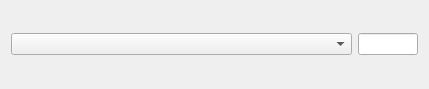
<?xml version="1.0" encoding="UTF-8"?>
<ui version="4.0">
 <class>QuestWidget</class>
 <widget class="QDialog" name="QuestWidget">
  <property name="windowModality">
   <enum>Qt::NonModal</enum>
  </property>
  <property name="geometry">
   <rect>
    <x>0</x>
    <y>0</y>
    <width>429</width>
    <height>89</height>
   </rect>
  </property>
  <property name="windowTitle">
   <string>Mission goal</string>
  </property>
  <property name="modal">
   <bool>true</bool>
  </property>
  <layout class="QHBoxLayout" name="horizontalLayout">
   <item>
    <widget class="QComboBox" name="targetId">
     <property name="sizePolicy">
      <sizepolicy hsizetype="Expanding" vsizetype="Fixed">
       <horstretch>0</horstretch>
       <verstretch>0</verstretch>
      </sizepolicy>
     </property>
    </widget>
   </item>
   <item>
    <widget class="QLineEdit" name="targetAmount">
     <property name="sizePolicy">
      <sizepolicy hsizetype="Preferred" vsizetype="Fixed">
       <horstretch>0</horstretch>
       <verstretch>0</verstretch>
      </sizepolicy>
     </property>
     <property name="maximumSize">
      <size>
       <width>60</width>
       <height>16777215</height>
      </size>
     </property>
     <property name="inputMethodHints">
      <set>Qt::ImhDigitsOnly</set>
     </property>
    </widget>
   </item>
  </layout>
 </widget>
 <resources/>
 <connections/>
</ui>
